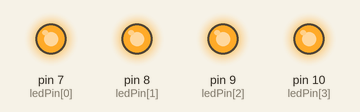
The sketch below on a simulated Arduino Uno, built with avr-gcc and run on an emulated ATmega328P. On the bench: output pins drawn as LEDs (lit = HIGH).

Above: at 0.1 s.
Timing chart, 0 to 1.6 s (numbered marks = the images above):
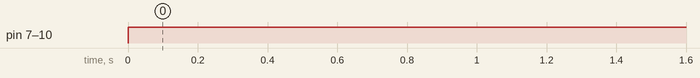

The sketch:

sketch_may23afourLEDs.ino
```cpp
int ledPin[] = {7,8,9,10};

void setup()
{
  for (int i =0;i<4;i++)
  {
    pinMode(ledPin[i], OUTPUT);
  }
}

void loop()
{
  for (int i =0;i<4;i++)
  {
    digitalWrite(ledPin[i], HIGH);
  }
}
```

Measured:
- by itself, pin 7 (ledPin[0]), pin 8 (ledPin[1]), pin 9 (ledPin[2]), pin 10 (ledPin[3]): LOW → HIGH at 0.00 s
